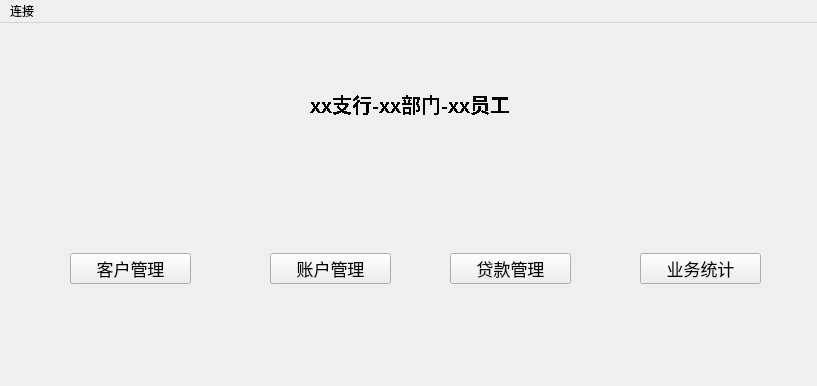
<?xml version="1.0" encoding="UTF-8"?>
<ui version="4.0">
 <class>TablePage</class>
 <widget class="QMainWindow" name="TablePage">
  <property name="geometry">
   <rect>
    <x>0</x>
    <y>0</y>
    <width>817</width>
    <height>386</height>
   </rect>
  </property>
  <property name="sizePolicy">
   <sizepolicy hsizetype="Expanding" vsizetype="Expanding">
    <horstretch>0</horstretch>
    <verstretch>0</verstretch>
   </sizepolicy>
  </property>
  <property name="cursor">
   <cursorShape>ArrowCursor</cursorShape>
  </property>
  <property name="windowTitle">
   <string>DataBase ShowTable</string>
  </property>
  <widget class="QWidget" name="centralwidget">
   <property name="sizePolicy">
    <sizepolicy hsizetype="Expanding" vsizetype="Expanding">
     <horstretch>0</horstretch>
     <verstretch>0</verstretch>
    </sizepolicy>
   </property>
   <widget class="QLabel" name="welcome">
    <property name="geometry">
     <rect>
      <x>10</x>
      <y>60</y>
      <width>801</width>
      <height>41</height>
     </rect>
    </property>
    <property name="font">
     <font>
      <pointsize>15</pointsize>
      <weight>75</weight>
      <italic>false</italic>
      <bold>true</bold>
      <underline>false</underline>
      <strikeout>false</strikeout>
      <stylestrategy>NoAntialias</stylestrategy>
      <kerning>true</kerning>
     </font>
    </property>
    <property name="text">
     <string>xx支行-xx部门-xx员工</string>
    </property>
    <property name="alignment">
     <set>Qt::AlignCenter</set>
    </property>
   </widget>
   <widget class="QPushButton" name="clientManage">
    <property name="geometry">
     <rect>
      <x>70</x>
      <y>230</y>
      <width>121</width>
      <height>31</height>
     </rect>
    </property>
    <property name="font">
     <font>
      <pointsize>13</pointsize>
     </font>
    </property>
    <property name="text">
     <string>客户管理</string>
    </property>
   </widget>
   <widget class="QPushButton" name="accountManage">
    <property name="geometry">
     <rect>
      <x>270</x>
      <y>230</y>
      <width>121</width>
      <height>31</height>
     </rect>
    </property>
    <property name="font">
     <font>
      <pointsize>13</pointsize>
     </font>
    </property>
    <property name="text">
     <string>账户管理</string>
    </property>
   </widget>
   <widget class="QPushButton" name="loanManage">
    <property name="geometry">
     <rect>
      <x>450</x>
      <y>230</y>
      <width>121</width>
      <height>31</height>
     </rect>
    </property>
    <property name="font">
     <font>
      <pointsize>13</pointsize>
     </font>
    </property>
    <property name="text">
     <string>贷款管理</string>
    </property>
   </widget>
   <widget class="QPushButton" name="business">
    <property name="geometry">
     <rect>
      <x>640</x>
      <y>230</y>
      <width>121</width>
      <height>31</height>
     </rect>
    </property>
    <property name="font">
     <font>
      <pointsize>13</pointsize>
     </font>
    </property>
    <property name="text">
     <string>业务统计</string>
    </property>
   </widget>
  </widget>
  <widget class="QMenuBar" name="menubar">
   <property name="geometry">
    <rect>
     <x>0</x>
     <y>0</y>
     <width>817</width>
     <height>26</height>
    </rect>
   </property>
   <widget class="QMenu" name="Connect">
    <property name="title">
     <string>连接</string>
    </property>
    <addaction name="actionLogin"/>
    <addaction name="actionLogout"/>
   </widget>
   <addaction name="Connect"/>
  </widget>
  <action name="actionLogin">
   <property name="text">
    <string>Login</string>
   </property>
  </action>
  <action name="actionLogout">
   <property name="text">
    <string>Logout</string>
   </property>
  </action>
 </widget>
 <resources/>
 <connections/>
</ui>
